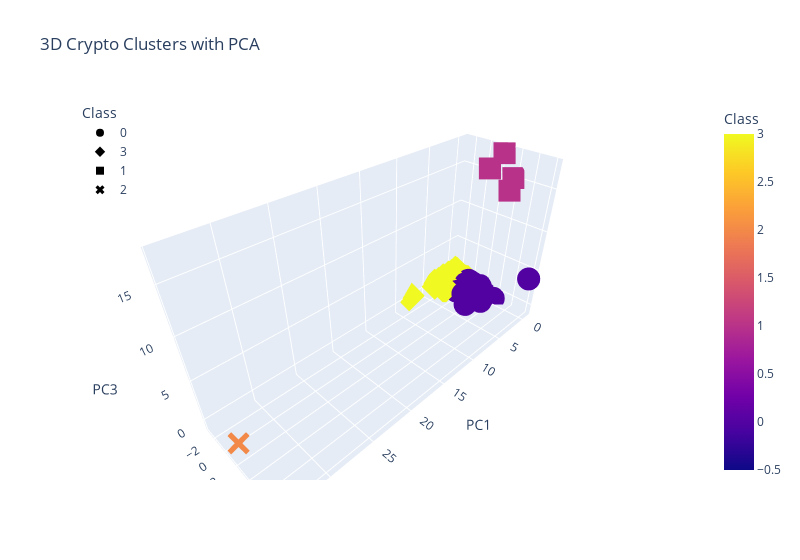

This figure's notebook cell:
### Markdown cell above
### Deliverable 4: Visualizing Cryptocurrencies Results

#### 3D-Scatter with Clusters

### Code cell
# Creating a 3D-Scatter with the PCA data and the clusters
fig = px.scatter_3d(clustered_df,
    x="PC1",
    y="PC2",
    z="PC3",
    color="Class",
    symbol="Class",
    width=800,
    hover_name="CoinName",
    hover_data=["Algorithm"],
    title="3D Crypto Clusters with PCA",
)
fig.update_layout(legend=dict(x=0, y=1))
fig.show()

### Figure 1 — Plotly figure (JSON) as saved in the notebook; plotly's stock layout.template omitted (floating-point values rounded to 4 significant figures; data arrays with more than 128 entries replaced by an {"elided": "..."} marker saying what was removed)
{"data": [{"customdata": {"elided": "288x1 str values"}, "hovertemplate": "<b>%{hovertext}</b><br><br>Class=%{marker.color}<br>PC1=%{x}<br>PC2=%{y}<br>PC3=%{z}<br>Algorithm=%{customdata[0]}<extra></extra>", "hovertext": {"elided": "288 str values"}, "legendgroup": "0", "marker": {"color": {"elided": "288 int values"}, "coloraxis": "coloraxis", "symbol": "circle"}, "mode": "markers", "name": "0", "scene": "scene", "showlegend": true, "type": "scatter3d", "x": {"elided": "288 float values"}, "y": {"elided": "288 float values"}, "z": {"elided": "288 float values"}}, {"customdata": {"elided": "239x1 str values"}, "hovertemplate": "<b>%{hovertext}</b><br><br>Class=%{marker.color}<br>PC1=%{x}<br>PC2=%{y}<br>PC3=%{z}<br>Algorithm=%{customdata[0]}<extra></extra>", "hovertext": {"elided": "239 str values"}, "legendgroup": "3", "marker": {"color": {"elided": "239 int values"}, "coloraxis": "coloraxis", "symbol": "diamond"}, "mode": "markers", "name": "3", "scene": "scene", "showlegend": true, "type": "scatter3d", "x": {"elided": "239 float values"}, "y": {"elided": "239 float values"}, "z": {"elided": "239 float values"}}, {"customdata": [["SHA-256 + Hive"], ["Proof-of-Authority"], ["ECC 256K1"], ["Leased POS"]], "hovertemplate": "<b>%{hovertext}</b><br><br>Class=%{marker.color}<br>PC1=%{x}<br>PC2=%{y}<br>PC3=%{z}<br>Algorithm=%{customdata[0]}<extra></extra>", "hovertext": ["LitecoinCash", "Poa Network", "Acute Angle Cloud", "Waves"], "legendgroup": "1", "marker": {"color": [1, 1, 1, 1], "coloraxis": "coloraxis", "symbol": "square"}, "mode": "markers", "name": "1", "scene": "scene", "showlegend": true, "type": "scatter3d", "x": [-0.3142, -0.3916, -0.3975, -0.4829], "y": [0.9866, 3.787, 4.007, 2.444], "z": [15.57, 13.76, 15.27, 17.58]}, {"customdata": [["TRC10"]], "hovertemplate": "<b>%{hovertext}</b><br><br>Class=%{marker.color}<br>PC1=%{x}<br>PC2=%{y}<br>PC3=%{z}<br>Algorithm=%{customdata[0]}<extra></extra>", "hovertext": ["BitTorrent"], "legendgroup": "2", "marker": {"color": [2], "coloraxis": "coloraxis", "symbol": "x"}, "mode": "markers", "name": "2", "scene": "scene", "showlegend": true, "type": "scatter3d", "x": [34.01], "y": [0.8261], "z": [-0.4357]}], "layout": {"coloraxis": {"colorbar": {"title": {"text": "Class"}}, "colorscale": [[0, "#0d0887"], [0.1111, "#46039f"], [0.2222, "#7201a8"], [0.3333, "#9c179e"], [0.4444, "#bd3786"], [0.5556, "#d8576b"], [0.6667, "#ed7953"], [0.7778, "#fb9f3a"], [0.8889, "#fdca26"], [1, "#f0f921"]]}, "legend": {"title": {"text": "Class"}, "tracegroupgap": 0, "x": 0, "y": 1}, "scene": {"domain": {"x": [0, 1], "y": [0, 1]}, "xaxis": {"title": {"text": "PC1"}}, "yaxis": {"title": {"text": "PC2"}}, "zaxis": {"title": {"text": "PC3"}}}, "title": {"text": "3D Crypto Clusters with PCA"}, "width": 800}}
